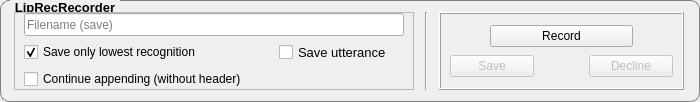
    <widget class="QGroupBox" name="gbLipRecRecorder">
     <property name="minimumSize">
      <size>
       <width>700</width>
       <height>100</height>
      </size>
     </property>
     <property name="maximumSize">
      <size>
       <width>1000</width>
       <height>16777215</height>
      </size>
     </property>
     <property name="styleSheet">
      <string notr="true">QGroupBox {
    border: 1px solid gray;
    border-radius: 9px;
    margin-top: 0.5em;
	font-weight: bold;
	font-size: 10pt;
}
QGroupBox::title {
    subcontrol-origin: margin;
    left: 10px;
    padding: 0 3px 0 3px;
}
</string>
     </property>
     <property name="title">
      <string>LipRecRecorder</string>
     </property>
     <layout class="QGridLayout" name="gridLayout_43">
      <property name="horizontalSpacing">
       <number>9</number>
      </property>
      <property name="verticalSpacing">
       <number>0</number>
      </property>
      <item row="0" column="2">
       <widget class="QFrame" name="frame_22">
        <property name="minimumSize">
         <size>
          <width>245</width>
          <height>0</height>
         </size>
        </property>
        <property name="maximumSize">
         <size>
          <width>245</width>
          <height>16777215</height>
         </size>
        </property>
        <property name="frameShape">
         <enum>QFrame::Box</enum>
        </property>
        <property name="frameShadow">
         <enum>QFrame::Raised</enum>
        </property>
        <layout class="QGridLayout" name="gridLayout_10">
         <item row="0" column="0">
          <spacer name="horizontalSpacer_15">
           <property name="orientation">
            <enum>Qt::Horizontal</enum>
           </property>
           <property name="sizeHint" stdset="0">
            <size>
             <width>32</width>
             <height>20</height>
            </size>
           </property>
          </spacer>
         </item>
         <item row="0" column="1" colspan="3">
          <widget class="QPushButton" name="pbRecordRecognition">
           <property name="minimumSize">
            <size>
             <width>143</width>
             <height>0</height>
            </size>
           </property>
           <property name="maximumSize">
            <size>
             <width>143</width>
             <height>16777215</height>
            </size>
           </property>
           <property name="text">
            <string>Record</string>
           </property>
           <property name="checkable">
            <bool>true</bool>
           </property>
          </widget>
         </item>
         <item row="0" column="4">
          <spacer name="horizontalSpacer_16">
           <property name="orientation">
            <enum>Qt::Horizontal</enum>
           </property>
           <property name="sizeHint" stdset="0">
            <size>
             <width>32</width>
             <height>20</height>
            </size>
           </property>
          </spacer>
         </item>
         <item row="1" column="0" colspan="2">
          <widget class="QPushButton" name="pbSaveRecognition">
           <property name="enabled">
            <bool>false</bool>
           </property>
           <property name="text">
            <string>Save</string>
           </property>
          </widget>
         </item>
         <item row="1" column="2">
          <widget class="QLabel" name="lblMsgRecognition">
           <property name="minimumSize">
            <size>
             <width>43</width>
             <height>0</height>
            </size>
           </property>
           <property name="styleSheet">
            <string notr="true">QLabel{ 
rgb(255, 0, 0);
font: 8pt;
}</string>
           </property>
           <property name="text">
            <string/>
           </property>
           <property name="alignment">
            <set>Qt::AlignCenter</set>
           </property>
          </widget>
         </item>
         <item row="1" column="3" colspan="2">
          <widget class="QPushButton" name="pbDeclineRecogntion">
           <property name="enabled">
            <bool>false</bool>
           </property>
           <property name="text">
            <string>Decline</string>
           </property>
           <property name="checkable">
            <bool>false</bool>
           </property>
           <property name="checked">
            <bool>false</bool>
           </property>
           <property name="autoDefault">
            <bool>false</bool>
           </property>
           <property name="default">
            <bool>false</bool>
           </property>
           <property name="flat">
            <bool>false</bool>
           </property>
          </widget>
         </item>
        </layout>
       </widget>
      </item>
      <item row="0" column="1">
       <widget class="Line" name="line_2">
        <property name="orientation">
         <enum>Qt::Vertical</enum>
        </property>
       </widget>
      </item>
      <item row="0" column="0">
       <widget class="QFrame" name="frame_23">
        <property name="minimumSize">
         <size>
          <width>320</width>
          <height>0</height>
         </size>
        </property>
        <property name="maximumSize">
         <size>
          <width>400</width>
          <height>16777215</height>
         </size>
        </property>
        <property name="frameShape">
         <enum>QFrame::StyledPanel</enum>
        </property>
        <property name="frameShadow">
         <enum>QFrame::Plain</enum>
        </property>
        <layout class="QGridLayout" name="gridLayout_8">
         <property name="topMargin">
          <number>0</number>
         </property>
         <property name="bottomMargin">
          <number>0</number>
         </property>
         <item row="1" column="0" colspan="2">
          <widget class="QCheckBox" name="cbSOLR">
           <property name="font">
            <font>
             <pointsize>9</pointsize>
            </font>
           </property>
           <property name="text">
            <string>Save only lowest recognition</string>
           </property>
           <property name="checked">
            <bool>true</bool>
           </property>
           <property name="tristate">
            <bool>false</bool>
           </property>
          </widget>
         </item>
         <item row="1" column="2">
          <widget class="QCheckBox" name="cbSaveUtterance">
           <property name="font">
            <font>
             <pointsize>10</pointsize>
            </font>
           </property>
           <property name="text">
            <string>Save utterance </string>
           </property>
          </widget>
         </item>
         <item row="2" column="0" colspan="3">
          <widget class="QCheckBox" name="cbContinueAppending">
           <property name="font">
            <font>
             <pointsize>9</pointsize>
            </font>
           </property>
           <property name="text">
            <string>Continue appending (without header)</string>
           </property>
           <property name="tristate">
            <bool>false</bool>
           </property>
          </widget>
         </item>
         <item row="0" column="0" colspan="3">
          <widget class="QLineEdit" name="leFilenameRecord">
           <property name="minimumSize">
            <size>
             <width>0</width>
             <height>23</height>
            </size>
           </property>
           <property name="placeholderText">
            <string>Filename (save)</string>
           </property>
          </widget>
         </item>
        </layout>
       </widget>
      </item>
     </layout>
    </widget>
